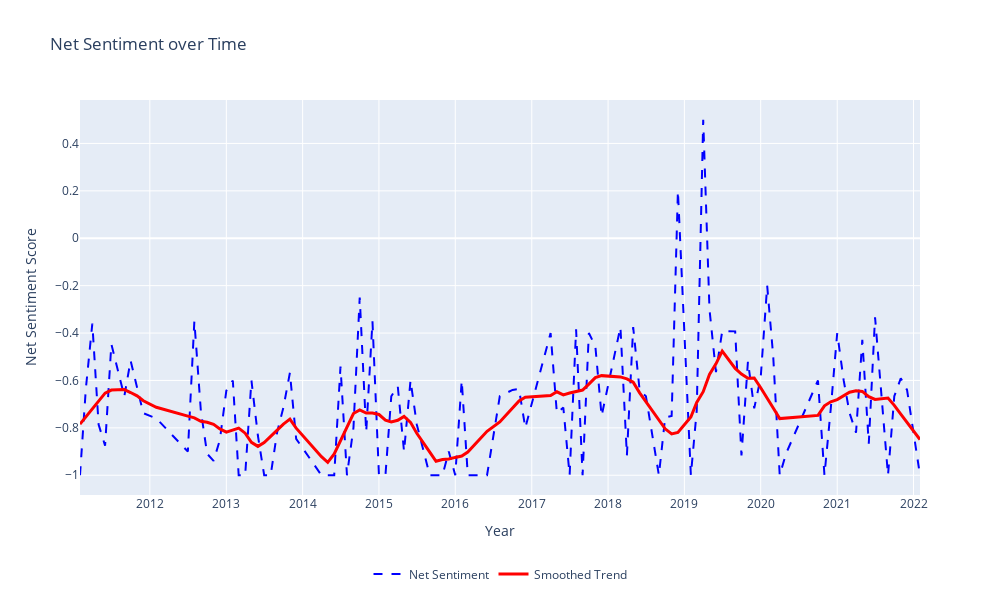

The cell this chart's notebook holds for it:
### Code cell
from statsmodels.nonparametric.smoothers_lowess import lowess

# Calculate net sentiment scores
rs_minutes['Net Sentiment'] = rs_minutes['sentiment'].map({'NEGATIVE': -1, 'NEUTRAL': 0, 'POSITIVE': 1})

# Group by MonthYear and calculate net sentiment
net_sentiment = rs_minutes.groupby(['MonthYear'])['Net Sentiment'].mean().reset_index()

# Convert MonthYear back to datetime for plotting
net_sentiment['MonthYear'] = net_sentiment['MonthYear'].dt.to_timestamp()

# Create a new figure for net sentiment
fig2 = go.Figure()

# Add trace for net sentiment
fig2.add_trace(go.Scatter(x=net_sentiment['MonthYear'], y=net_sentiment['Net Sentiment'], 
                          mode='lines', name='Net Sentiment',
                          line=dict(color='blue', dash='dash')))

# Apply LOWESS smoothing
lowess_smoothed = lowess(net_sentiment['Net Sentiment'], net_sentiment['MonthYear'], frac=0.1)
lowess_x = pd.to_datetime(lowess_smoothed[:, 0])
lowess_y = lowess_smoothed[:, 1]

# Add trace for smoothed trend
fig2.add_trace(go.Scatter(x=lowess_x, y=lowess_y, 
                          mode='lines', name='Smoothed Trend',
                          line=dict(color='red', width=3)))

# Update layout for fig2
fig2.update_layout(title='Net Sentiment over Time', 
                   xaxis_title='Year', 
                   yaxis_title='Net Sentiment Score',
                   showlegend=True,
                   legend=dict(
                       x=0.5,  
                       y=-0.2,  
                       xanchor='center', 
                       yanchor='middle', 
                       orientation='h'  
                   ),
                   height=600, width=1000)

fig2.update_xaxes(nticks=20)

fig2.show()
